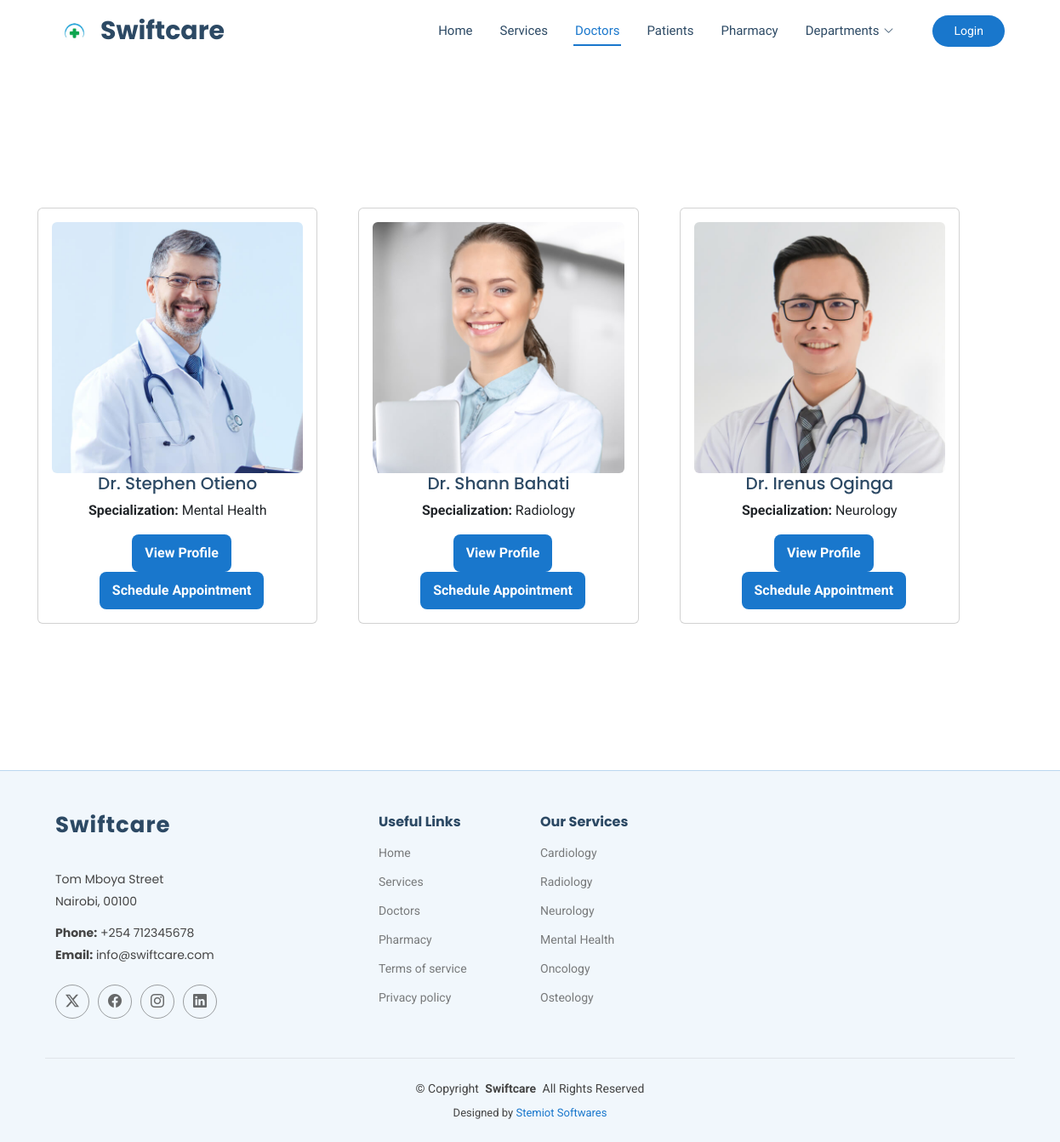
/doctors/ (signed in), run on an earlier commit of the app's database.
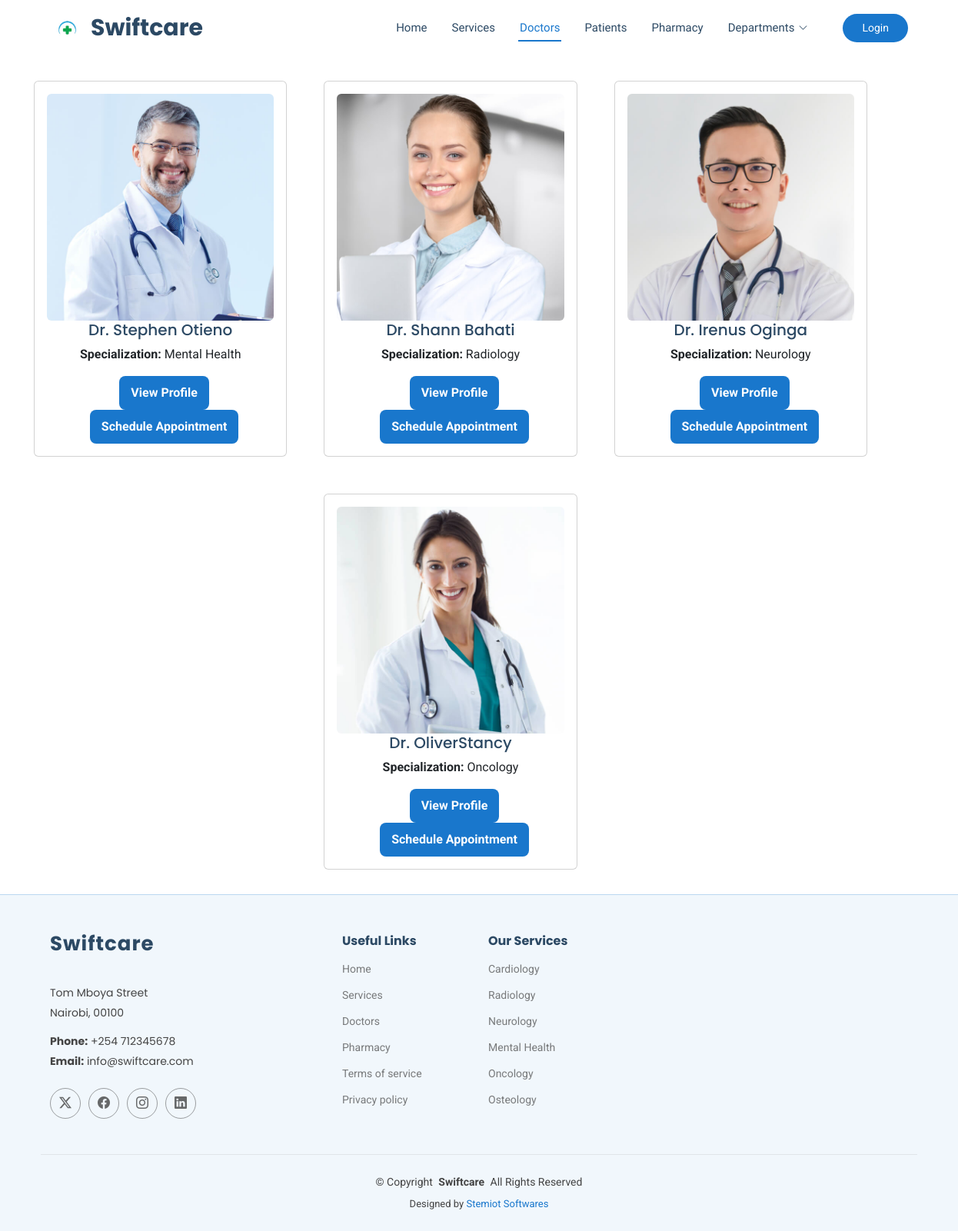
And on a later commit of the database.
### swiftcare/models.py (models this page shows, shortened)
class Doctor(models.Model):
    doctor_name = models.CharField(max_length=100)
    doctor_email = models.EmailField()
    doctor_contact = models.CharField(max_length=50)
    SPECIALIZATION_CHOICES = [
        ('Cardiology', 'Cardiology'),
        ('Radiology', 'Radiology'),
        ('Neurology', 'Neurology'),
        ('Mental Health', 'Mental Health'),
        ('Oncology', 'Oncology'),
        ('Osteology', 'Osteology'),
    ]
    doctor_specialization = models.CharField(max_length=50, choices=SPECIALIZATION_CHOICES, default='cardiology')
    AVAILABILITY_CHOICES = [
        ('7am-1pm', '7am-1pm'),
        ('1pm-6pm', '1pm-6pm'),
        ('6pm-9pm', '6pm-9pm'),
        ('9pm-7am', '9pm-7am'),
    ]
    doctor_availability = models.CharField(max_length=50, choices=AVAILABILITY_CHOICES, default='7am-1pm')
    doctor_image = models.ImageField(upload_to='doctors/')

### swiftcare/views.py (the view)
# urls.py: path('doctors/',views.view_doctors,name='doctors'),
@login_required(login_url="login")
def view_doctors(request):
    doctors = Doctor.objects.all()
    return render(request,'doctors.html',{'doctors':doctors})

### swiftcare/templates/doctors.html (shortened to what this page needs)
{% load static %}
<!DOCTYPE html>
<html lang="en">
<head>
  <link href="{% static 'assets/vendor/bootstrap/css/bootstrap.min.css' %}" rel="stylesheet">
  <link href="{% static 'assets/vendor/bootstrap-icons/bootstrap-icons.css' %}" rel="stylesheet">
  <link href="{%  static 'assets/vendor/aos/aos.css' %}" rel="stylesheet">
  <link href="{%  static 'assets/vendor/fontawesome-free/css/all.min.css' %}" rel="stylesheet">
  <link href="{%  static 'assets/vendor/glightbox/css/glightbox.min.css' %}" rel="stylesheet">
  <link href="{%  static 'assets/vendor/swiper/swiper-bundle.min.css' %}" rel="stylesheet">
  <link href="{%  static 'assets/css/main.css' %}" rel="stylesheet">
</head>
<body class="index-page">
  <header id="header" class="header sticky-top">
    <div class="branding d-flex align-items-center">
      <div class="container position-relative d-flex align-items-center justify-content-between">
        <a href="index.html" class="logo d-flex align-items-center me-auto">
           <img src="{% static 'assets/img/logo1.jpg' %}" alt="">
          <h1 class="sitename">Swiftcare</h1>
        </a>
        <nav id="navmenu" class="navmenu">
          <ul>
            <li><a href="{% url 'homepage' %}" >Home<br></a></li>
            <li><a href="{% url 'homepage' %}#services">Services</a></li>
            <li><a href="{% url 'doctors' %}" class="active">Doctors</a></li>
              {% if user.is_superuser %}
                  <li><a href="{% url 'registered_patients' %}">Patients</a></li>
               {% endif %}
            <li><a href="{% url 'pharmacy' %}">Pharmacy</a></li>
            <li class="dropdown"><a href="#"><span>Departments</span> <i class="bi bi-chevron-down toggle-dropdown"></i></a>
            </li>
          </ul>
        </nav>
        <a class="cta-btn d-none d-sm-block" href="{% url 'login' %}">Login</a>
      </div>
    </div>
  </header>
<main>
<div class="container m-3 d-flex justify-content-center align-items-center" style="min-height: 100vh;">
    <div class="row justify-content-center g-3">
        {% for doctor in doctors %}
            <div class="col-md-4">
                <div class="card doctor-card m-3">
                    <div class="card-body text-center">
                        {% if doctor.doctor_image %}
                            <img src="{{ doctor.doctor_image.url }}" class="img-fluid rounded doctor-image" alt="Doctor Image">
                        {% else %}
                            <img src="/media/doctors/default.jpg" class="img-fluid rounded doctor-image" alt="Default Doctor Image">
                        {% endif %}
                        <h5 class="doctor-name">{{ doctor.doctor_name }}</h5>
                        <p class="doctor-specialization"><b>Specialization:</b> {{ doctor.doctor_specialization }}</p>
                        <button class="btn profile-btn">View Profile</button>
                    <button class="btn profile-btn">Schedule Appointment</button>
                    </div>
                </div>
            </div>
        {% endfor %}
    </div>
</div>
</main>
  <footer id="footer" class="footer light-background">
    <div class="container footer-top">
      <div class="row gy-4">
        <div class="col-lg-4 col-md-6 footer-about">
          <a href="index.html" class="logo d-flex align-items-center">
            <span class="sitename">Swiftcare</span>
          </a>
          <div class="footer-contact pt-3">
            <p>Tom Mboya Street</p>
            <p>Nairobi, 00100</p>
            <p class="mt-3"><strong>Phone:</strong> <span>+254 712345678</span></p>
            <p><strong>Email:</strong> <span>info@swiftcare.com</span></p>
          </div>
          <div class="social-links d-flex mt-4">
            <a href=""><i class="bi bi-twitter-x"></i></a>
            <a href=""><i class="bi bi-facebook"></i></a>
            <a href=""><i class="bi bi-instagram"></i></a>
            <a href=""><i class="bi bi-linkedin"></i></a>
          </div>
        </div>
        <div class="col-lg-2 col-md-3 footer-links">
          <h4>Useful Links</h4>
          <ul>
            <li><a href="{% url 'homepage' %}">Home</a></li>
            <li><a href="{% url 'homepage' %}#services">Services</a></li>
               <li><a href="{% url 'doctors' %}">Doctors</a></li>
              <li><a href="{% url 'pharmacy' %}">Pharmacy</a></li>
            <li><a href="#">Terms of service</a></li>
            <li><a href="#">Privacy policy</a></li>
          </ul>
        </div>
        <div class="col-lg-2 col-md-3 footer-links">
          <h4>Our Services</h4>
          <ul>
            <li><a href="{% url 'homepage' %}#services">Cardiology</a></li>
            <li><a href="{% url 'homepage' %}#services">Radiology</a></li>
            <li><a href="{% url 'homepage' %}#services">Neurology</a></li>
            <li><a href="{% url 'homepage' %}#services">Mental Health</a></li>
            <li><a href="{% url 'homepage' %}#services">Oncology</a></li>
            <li><a href="{% url 'homepage' %}#services">Osteology</a></li>
          </ul>
        </div>
      </div>
    </div>
    <div class="container copyright text-center mt-4">
      <p>© <span>Copyright</span> <strong class="px-1 sitename">Swiftcare</strong> <span>All Rights Reserved</span></p>
      <div class="credits">
        Designed by <a href="https://stemiotsoftwares.onrender.com/">Stemiot Softwares</a>
      </div>
    </div>
  </footer>
</body>
</html>

### swiftcare/templates/doctors.html (style rules this page uses)
.profile-btn { background-color: #1977cc; color: white; border: none; padding: 10px 15px; border-radius: 8px; font-weight: bold; transition: background 0.3s ease-in-out; margin-left: 10px; }

What changed in the data, as far as the page shows it:
added Doctor: doctor_image (picture), doctor_name "Dr. OliverStancy", doctor_specialization "Oncology"
